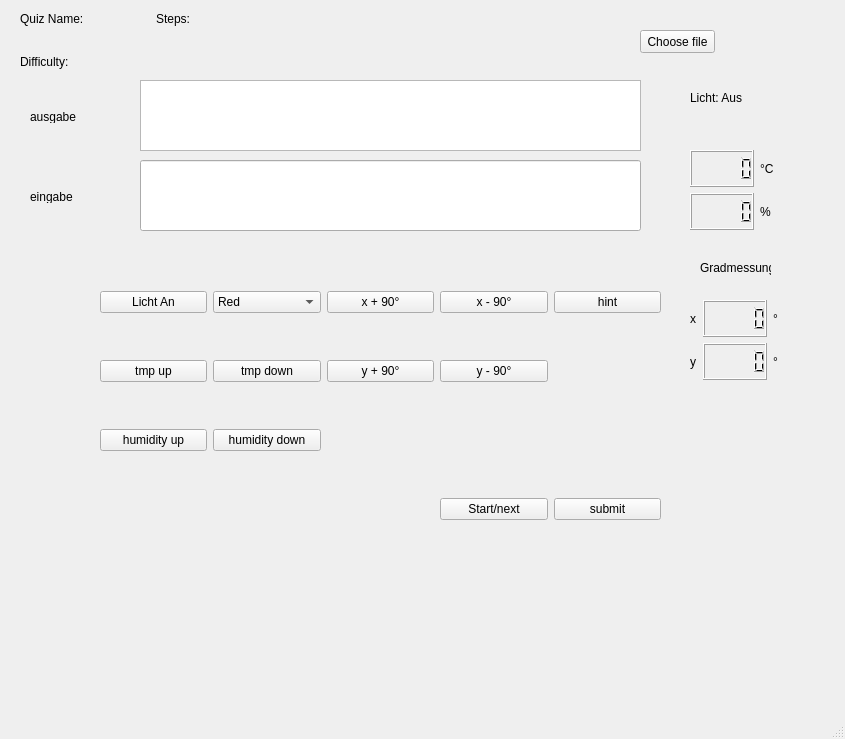
<?xml version="1.0" encoding="UTF-8"?>
<ui version="4.0">
 <class>MainWindow</class>
 <widget class="QMainWindow" name="MainWindow">
  <property name="geometry">
   <rect>
    <x>0</x>
    <y>0</y>
    <width>845</width>
    <height>739</height>
   </rect>
  </property>
  <property name="windowTitle">
   <string>Rätselbox</string>
  </property>
  <widget class="QWidget" name="centralwidget">
   <widget class="QWidget" name="gridLayoutWidget">
    <property name="geometry">
     <rect>
      <x>100</x>
      <y>250</y>
      <width>561</width>
      <height>315</height>
     </rect>
    </property>
    <layout class="QGridLayout" name="gridLayout">
     <item row="3" column="3">
      <widget class="QPushButton" name="Start">
       <property name="text">
        <string>Start/next</string>
       </property>
      </widget>
     </item>
     <item row="2" column="0">
      <widget class="QPushButton" name="btnhummidity_up">
       <property name="text">
        <string>humidity up</string>
       </property>
      </widget>
     </item>
     <item row="0" column="0">
      <widget class="QPushButton" name="btnLichtAn">
       <property name="text">
        <string>Licht An</string>
       </property>
      </widget>
     </item>
     <item row="2" column="1">
      <widget class="QPushButton" name="btnhumidity_down">
       <property name="text">
        <string>humidity down</string>
       </property>
      </widget>
     </item>
     <item row="1" column="1">
      <widget class="QPushButton" name="btn_tmp_down">
       <property name="text">
        <string>tmp down</string>
       </property>
      </widget>
     </item>
     <item row="1" column="0">
      <widget class="QPushButton" name="btn_tmp_up">
       <property name="text">
        <string>tmp up</string>
       </property>
      </widget>
     </item>
     <item row="3" column="4">
      <widget class="QPushButton" name="submit">
       <property name="text">
        <string>submit</string>
       </property>
      </widget>
     </item>
     <item row="0" column="4">
      <widget class="QPushButton" name="pushButton">
       <property name="text">
        <string>hint</string>
       </property>
      </widget>
     </item>
     <item row="0" column="2">
      <widget class="QPushButton" name="btnXup">
       <property name="text">
        <string>x + 90°</string>
       </property>
      </widget>
     </item>
     <item row="0" column="3">
      <widget class="QPushButton" name="btnXdown">
       <property name="text">
        <string>x - 90°</string>
       </property>
      </widget>
     </item>
     <item row="1" column="2">
      <widget class="QPushButton" name="btnYup">
       <property name="text">
        <string>y + 90°</string>
       </property>
      </widget>
     </item>
     <item row="1" column="3">
      <widget class="QPushButton" name="btnYdown">
       <property name="text">
        <string>y - 90°</string>
       </property>
      </widget>
     </item>
     <item row="0" column="1">
      <widget class="QComboBox" name="farbenAuswahl">
       <item>
        <property name="text">
         <string>Red</string>
        </property>
       </item>
       <item>
        <property name="text">
         <string>Green</string>
        </property>
       </item>
       <item>
        <property name="text">
         <string>Blue</string>
        </property>
       </item>
      </widget>
     </item>
    </layout>
   </widget>
   <widget class="QLineEdit" name="eingabe">
    <property name="geometry">
     <rect>
      <x>140</x>
      <y>160</y>
      <width>501</width>
      <height>71</height>
     </rect>
    </property>
    <property name="alignment">
     <set>Qt::AlignRight|Qt::AlignTrailing|Qt::AlignVCenter</set>
    </property>
   </widget>
   <widget class="QTextBrowser" name="textBrowser">
    <property name="geometry">
     <rect>
      <x>140</x>
      <y>80</y>
      <width>501</width>
      <height>71</height>
     </rect>
    </property>
    <property name="html">
     <string>&lt;!DOCTYPE HTML PUBLIC &quot;-//W3C//DTD HTML 4.0//EN&quot; &quot;http://www.w3.org/TR/REC-html40/strict.dtd&quot;&gt;
&lt;html&gt;&lt;head&gt;&lt;meta name=&quot;qrichtext&quot; content=&quot;1&quot; /&gt;&lt;style type=&quot;text/css&quot;&gt;
p, li { white-space: pre-wrap; }
&lt;/style&gt;&lt;/head&gt;&lt;body style=&quot; font-family:'MS Shell Dlg 2'; font-size:8.25pt; font-weight:400; font-style:normal;&quot;&gt;
&lt;p style=&quot;-qt-paragraph-type:empty; margin-top:0px; margin-bottom:0px; margin-left:0px; margin-right:0px; -qt-block-indent:0; text-indent:0px;&quot;&gt;&lt;br /&gt;&lt;/p&gt;&lt;/body&gt;&lt;/html&gt;</string>
    </property>
   </widget>
   <widget class="QLabel" name="label">
    <property name="geometry">
     <rect>
      <x>30</x>
      <y>110</y>
      <width>47</width>
      <height>13</height>
     </rect>
    </property>
    <property name="text">
     <string>ausgabe</string>
    </property>
   </widget>
   <widget class="QLabel" name="label_2">
    <property name="geometry">
     <rect>
      <x>30</x>
      <y>190</y>
      <width>47</width>
      <height>13</height>
     </rect>
    </property>
    <property name="text">
     <string>eingabe</string>
    </property>
   </widget>
   <widget class="QWidget" name="gridLayoutWidget_2">
    <property name="geometry">
     <rect>
      <x>20</x>
      <y>0</y>
      <width>261</width>
      <height>80</height>
     </rect>
    </property>
    <layout class="QGridLayout" name="gridLayout_2">
     <item row="0" column="1">
      <widget class="QLabel" name="QuizName">
       <property name="text">
        <string/>
       </property>
      </widget>
     </item>
     <item row="1" column="0">
      <widget class="QLabel" name="label_5">
       <property name="text">
        <string>Difficulty:</string>
       </property>
      </widget>
     </item>
     <item row="0" column="2">
      <widget class="QLabel" name="label_4">
       <property name="text">
        <string>Steps:</string>
       </property>
      </widget>
     </item>
     <item row="0" column="0">
      <widget class="QLabel" name="label_3">
       <property name="text">
        <string>Quiz Name:</string>
       </property>
      </widget>
     </item>
     <item row="1" column="1">
      <widget class="QLabel" name="difficulty">
       <property name="text">
        <string/>
       </property>
      </widget>
     </item>
     <item row="0" column="3">
      <widget class="QLabel" name="Steps">
       <property name="text">
        <string/>
       </property>
      </widget>
     </item>
    </layout>
   </widget>
   <widget class="QPushButton" name="chooseFile">
    <property name="geometry">
     <rect>
      <x>640</x>
      <y>30</y>
      <width>75</width>
      <height>23</height>
     </rect>
    </property>
    <property name="text">
     <string>Choose file</string>
    </property>
   </widget>
   <widget class="QWidget" name="gridLayoutWidget_3">
    <property name="geometry">
     <rect>
      <x>690</x>
      <y>150</y>
      <width>91</width>
      <height>80</height>
     </rect>
    </property>
    <layout class="QGridLayout" name="gridLayout_3">
     <item row="1" column="1">
      <widget class="QLabel" name="label_7">
       <property name="text">
        <string>%</string>
       </property>
      </widget>
     </item>
     <item row="0" column="0">
      <widget class="QLCDNumber" name="lcdTmp"/>
     </item>
     <item row="1" column="0">
      <widget class="QLCDNumber" name="lcdHumidity"/>
     </item>
     <item row="0" column="1">
      <widget class="QLabel" name="label_6">
       <property name="text">
        <string>°C</string>
       </property>
      </widget>
     </item>
    </layout>
   </widget>
   <widget class="QLabel" name="label_8">
    <property name="geometry">
     <rect>
      <x>700</x>
      <y>260</y>
      <width>71</width>
      <height>16</height>
     </rect>
    </property>
    <property name="text">
     <string>Gradmessung</string>
    </property>
   </widget>
   <widget class="QWidget" name="gridLayoutWidget_4">
    <property name="geometry">
     <rect>
      <x>690</x>
      <y>300</y>
      <width>89</width>
      <height>80</height>
     </rect>
    </property>
    <layout class="QGridLayout" name="gridLayout_4">
     <item row="1" column="0">
      <widget class="QLabel" name="label_10">
       <property name="text">
        <string>y</string>
       </property>
      </widget>
     </item>
     <item row="1" column="1">
      <widget class="QLCDNumber" name="lcdGradY"/>
     </item>
     <item row="0" column="0">
      <widget class="QLabel" name="label_9">
       <property name="text">
        <string>x</string>
       </property>
      </widget>
     </item>
     <item row="0" column="1">
      <widget class="QLCDNumber" name="lcdGradX"/>
     </item>
     <item row="0" column="2">
      <widget class="QLabel" name="label_12">
       <property name="text">
        <string>°</string>
       </property>
      </widget>
     </item>
     <item row="1" column="2">
      <widget class="QLabel" name="label_11">
       <property name="text">
        <string>°</string>
       </property>
      </widget>
     </item>
    </layout>
   </widget>
   <widget class="QLabel" name="LichtAnzeigen">
    <property name="geometry">
     <rect>
      <x>690</x>
      <y>90</y>
      <width>71</width>
      <height>16</height>
     </rect>
    </property>
    <property name="text">
     <string>Licht: Aus</string>
    </property>
   </widget>
  </widget>
  <widget class="QStatusBar" name="statusbar"/>
  <action name="actiontest">
   <property name="text">
    <string>test</string>
   </property>
  </action>
  <action name="actionrick">
   <property name="text">
    <string>rick</string>
   </property>
  </action>
 </widget>
 <resources/>
 <connections/>
</ui>
